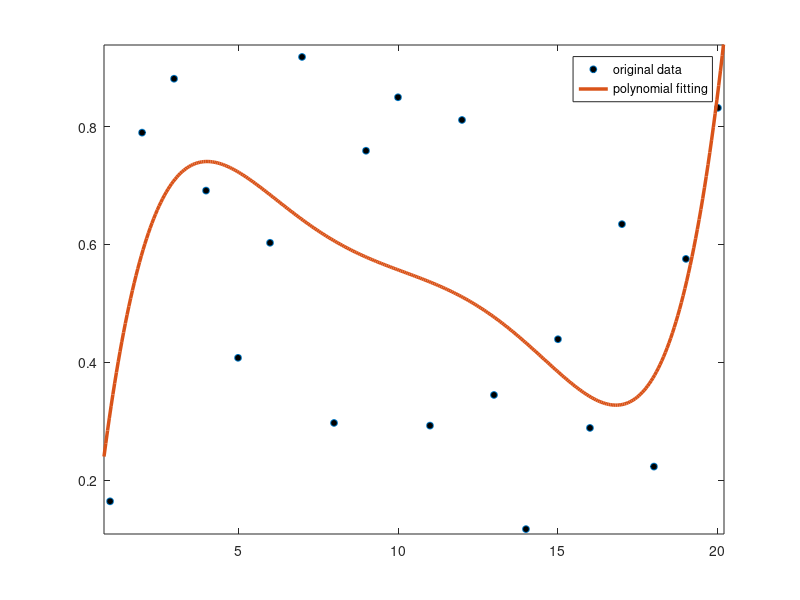

Source code (MATLAB): (Note: this script raises an error after producing the figure.)
%% Basic Examples
% Author: Wei Wang
% Date: 12/12/2018
close all; clear;
%% data generation, fitting and plotting
% original data
f1 = figure('Name','polynomial fitting');
x1 = 1:20;
y1 = rand(1, length(x1));
plot(x1, y1,'o',...
    'markerfacecolor','k',...
    'markersize',5)
hold on;

% polynomial curve fitting
p = polyfit(x1, y1, 5);

% curve plotting
rx = range(x1);
x1_fit = linspace(min(x1) - rx/100,max(x1) + rx/100,350);
y1_fit = polyval(p, x1_fit);
ry = range([y1_fit, y1]);
plot(x1_fit, y1_fit,...
                'LineStyle','-',...
                'LineWidth',2.5,...
                'MarkerEdgeColor','b',...
                'MarkerFaceColor','b',...
                'MarkerSize',5)

% range setting
x_min = min(x1)  - rx/100;
x_max = max(x1) + rx/100;
y_min = min([min(y1), min(y1_fit)] - ry/100);
y_max = max([max(y1), max(y1_fit)] - ry/100);
axis([x_min, x_max,y_min, y_max]);

% legend setting
lgd1 = legend('original data','polynomial fitting');
lgd1.Box = 'off';
lgd1.Orientation = 'horizontal'; % vertical (default) | horizontal
lgd1.Location = 'northoutside';  % north | northeast | northoutside | best

% axes setting, see "Axes Properties" in doc for more details
xlabel('{\it x}','FontName','times new roman',...
    'FontSize',18,...
    'Color','black');
ylabel('{\it y}','FontName','times new roman',...
    'FontSize',18,...
    'Color','black');

ax1 = f1.CurrentAxes; % get current axes handle, you can also use 'ax = gca'.
ax1.FontName = 'times new roman';
ax1.FontSize = 18;
ax1.Color = [239, 237, 245] / 255; % color of background 
set(ax1,'LineWidth',1.5); % you can also do settings like this.
set(ax1,'Box','off');
set(ax1,'BoxStyle','full'); % affect only 3-D views

set(ax1,'XAxisLocation','bottom'); % bottom (default) | top | origin
set(ax1,'YAxisLocation','left'); % left (default) | right | origin
ax1.TickDir = 'out'; % in (default) | out | both
ax1.XTick = [0, 5, 10, 15, 20]; % the same as xticks([0, 5, 10, 15, 20])
ax1.YTick = 0:0.2:1; % the same as yticks(0:0.2:1)

% grid
grid on;
set(ax1,'GridLineStyle','--');
set(ax1,'GridAlpha',0.3); % transparency setting

% set figure location on the screen,given left lower and right upper
% points's location.
set(f1,'Position',[100 100 650 450]);

%% More about legend and text
f2 = figure('Name','linear model with non-polynomial terms');
plot(rand(3));
lgd2 = legend('\it line 1','line 2','\fontname{宋体} 随机线段 Line 3');
lgd2.Title.String = 'My Legend Title';
lgd2.Title.FontSize = 12;

% change figure properties by user-defined function
SetFigureProperties(f2);

% text
text(1, 0.5, '\fontname{宋体} 这是宋体 \fontname{times new roman} and latex \it{\theta_e}',...
     'FontSize',18)

%% save figures to specific format
% for more infomation, search function "savefig" and "saveas" in matlab help documents.
save_enable = 1;
if save_enable == 1
   saveas(f1,'basic_example_using_matlab','epsc'); % .eps with color
   saveas(f2,'basic_example_using_matlab','svg'); % .svg
%   saveas(f1,'basic_example_using_matlab','emf'); % .emf, windows only, not for linux 
   savefig(f1, 'basic_example_using_matlab'); % save figure to Matlab FIG-file for further edit  
end
